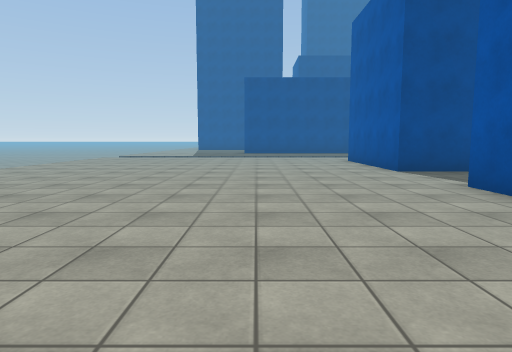
view 1 (above)

18 first-person views from a walk through a scene from a Unity 3-D project. The camera is 1.3 m above the floor, tilts 6° down and sees 75° across. The floor is counted in squares, 2 m on a side. Each view is taken from the middle of a square. On the plan, view 1 faces up. The plan holds only what a view shows up to about 10 squares ahead; the rest is blank. The place goes on beyond the plan. Surface patterns are stand-ins for the level's own textures.

view 2
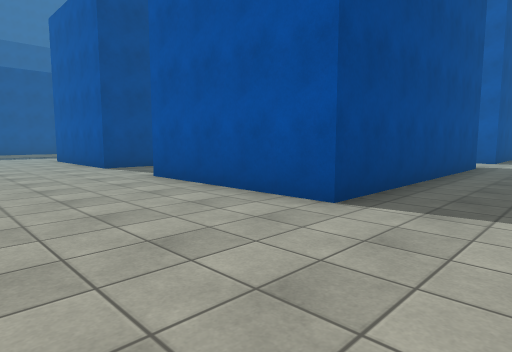

view 3
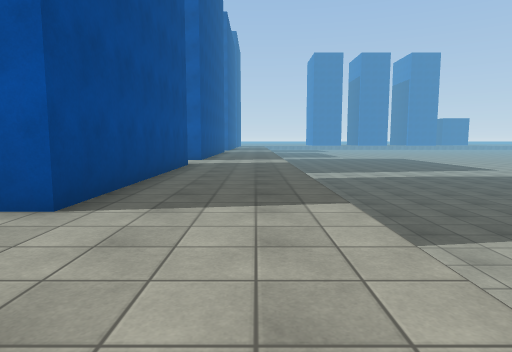

view 4
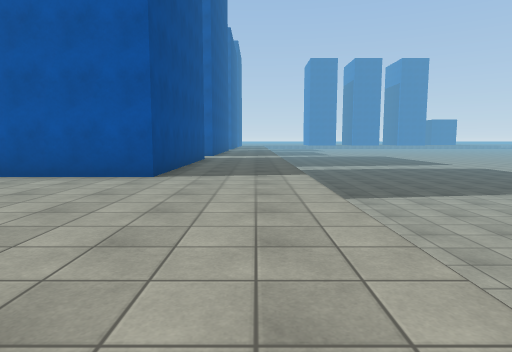

view 5
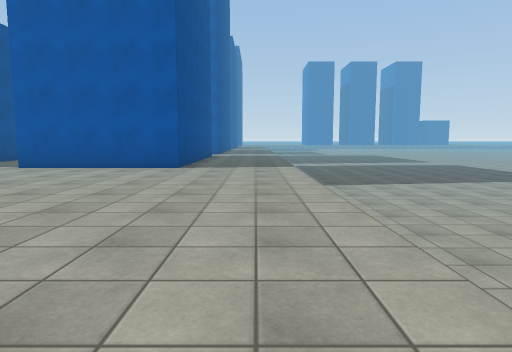

view 6
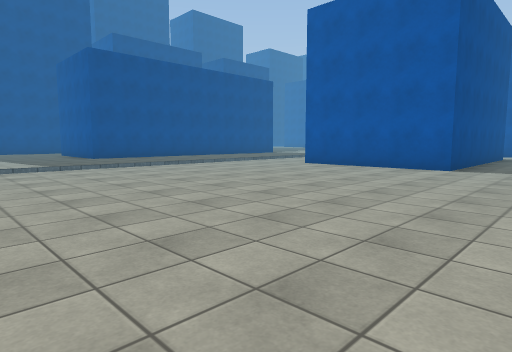

view 7
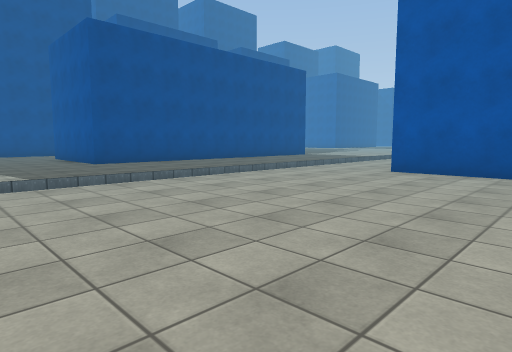

view 8
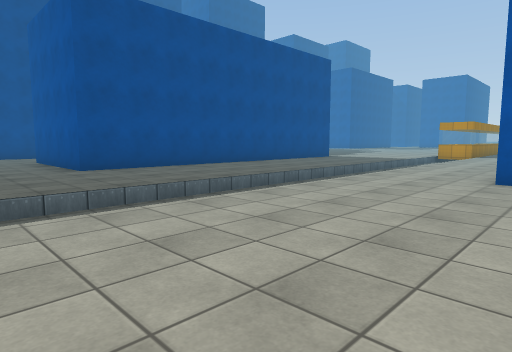

view 9
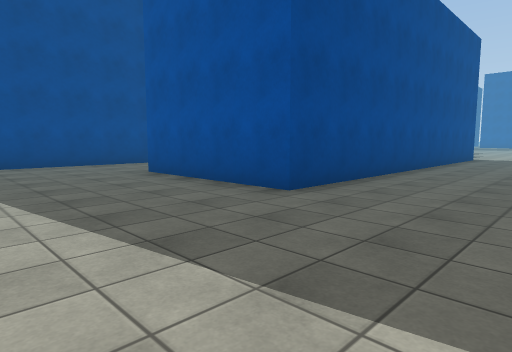

view 10
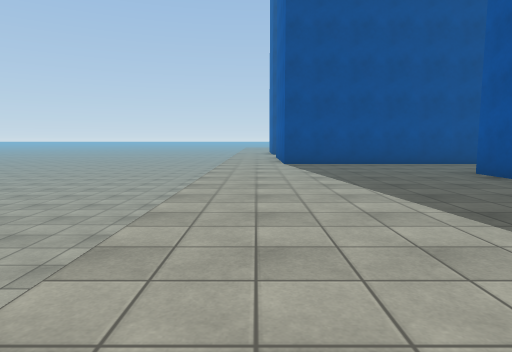

view 11
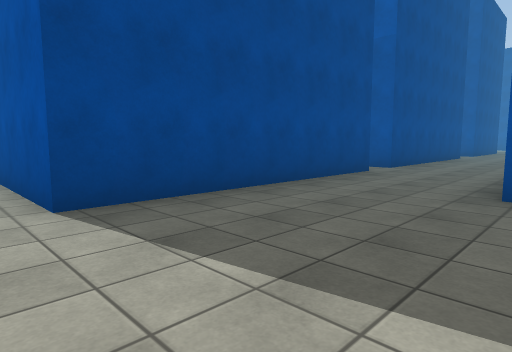

view 12
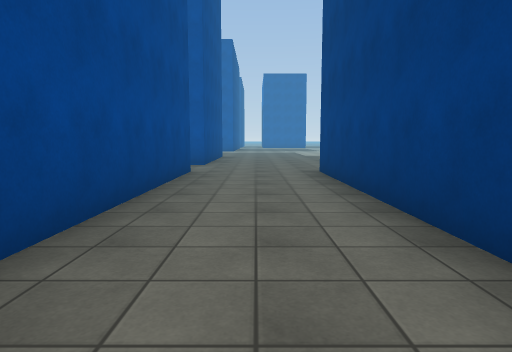

view 13
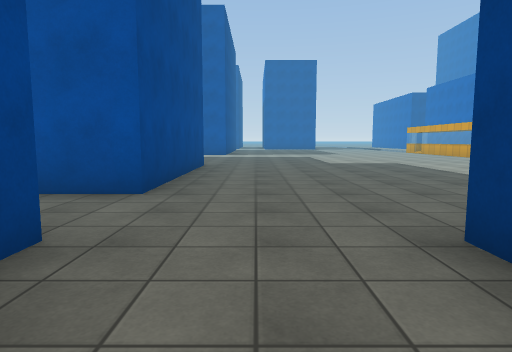

view 14
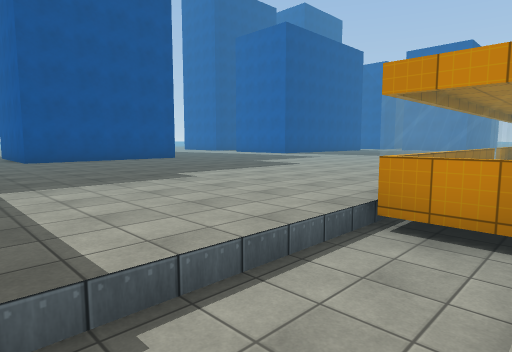

view 15
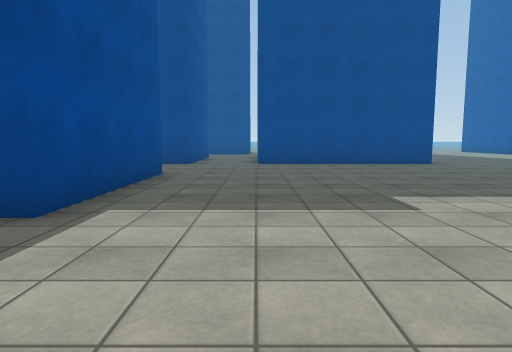

view 16
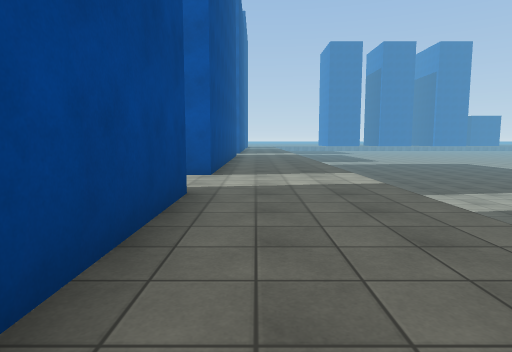

view 17
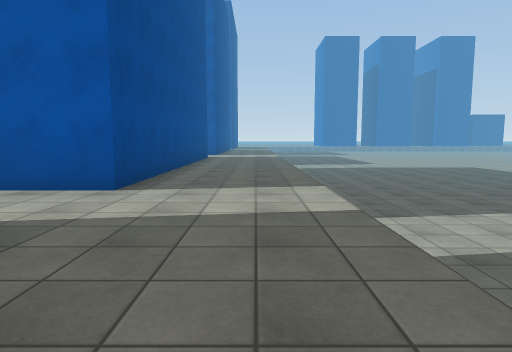

view 18
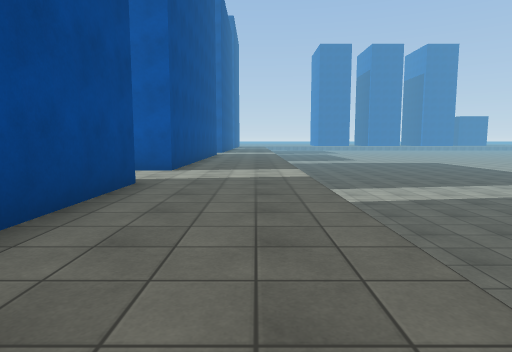

### Floor plan
Key: @ floor where view 1 was taken; # wall or solid block; . main floor; - floor 0.5 m lower than the main floor; _ floor 1 m lower than the main floor; / step, stairs or slope; = window, fence, low wall or low ledge.
Columns run from 8 left of view 1 to 17 right of it. Each row starts with its distance up from view 1.
 26     #              #
 25 ___.##############.######.
 24 ___.......................
 23 ___.......................
 22 ___.......................
 21 ___.....#   ######........
 20 ___.....#        #........
 19 ___.....#        #........
 18 ___.....##########........
 17  __.......................
 16   _............  ........
 15    ............  ......
 14       ---------  ----=====
 13     /////////////////
 12     .............
 11     .......#
 10   _........#
  9   _........#
  8   _........#
  7    ........#####
  6    ...........
  5    ..........
  4      ......#
  3      ......#
  2       .....#      ..#
  1      ......#######..######
  0     ....@.................
 -1    .......................
 -2     ______________________
 -3      _____________________
 -4       ____________________
 -5         __________________
 -6          _________________
 -7           ________________
 -8             ____ __  __ __

Positions as (right, up) in squares from view 1, and headings:
1: (0, 0), facing up
2: (0, -1), facing up-right
3: (0, -1), facing right
4: (-3, -1), facing right
5: (-5, -1), facing right
6: (-5, 5), facing up-right
7: (-4, 8), facing up-right
8: (-3, 10), facing up-right
9: (-4, 15), facing up-right
10: (-5, 15), facing up
11: (-5, 21), facing up-right
12: (2, 23), facing right
13: (7, 23), facing right
14: (9, 13), facing up-right
15: (11, 15), facing up
16: (5, 0), facing right
17: (7, -1), facing right
18: (4, -1), facing right
